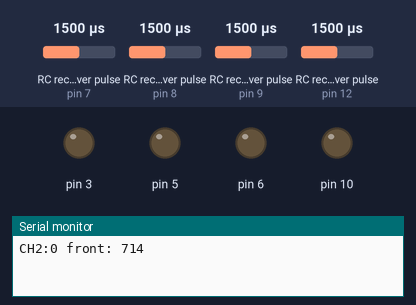
Recording of a sketch running on a simulated Arduino Uno, built with avr-gcc and run on an emulated ATmega328P. On the bench: output pins drawn as LEDs (lit = HIGH), the last lines printed to the serial monitor. Wiring (inferred from the names in the program): 4 × RC receiver channel: data pin 7 / data pin 8 / data pin 9 / data pin 12. Inputs (shaded band) come from the test bench; at power-on: RC receiver pulse (sensors on pin 9, pin 7, pin 8, pin 12) 1500 µs.

Above: at 1.2 s.
1.3 s: RC receiver pulse (sensor on pin 9) set to 1588 µs
2.8 s: RC receiver pulse (sensor on pin 9) set to 1607 µs
At 3.5 s:
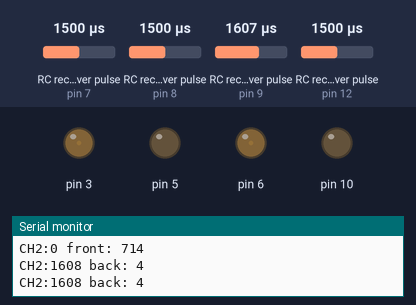
4.7 s: RC receiver pulse (sensor on pin 9) set to 1020 µs
At 6.2 s:
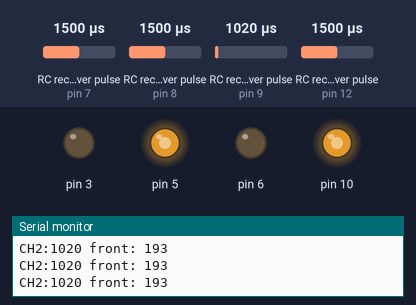
6.5 s: RC receiver pulse (sensor on pin 9) set to 1250 µs
At 7.8 s:
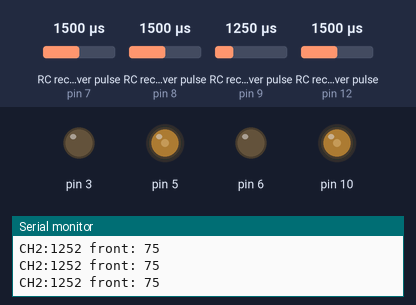
8.3 s: RC receiver pulse (sensor on pin 9) set to 1750 µs
At 9.4 s:
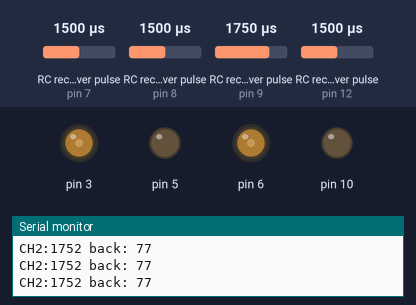
10.1 s: RC receiver pulse (sensor on pin 9) set to 1980 µs
At 10.9 s:
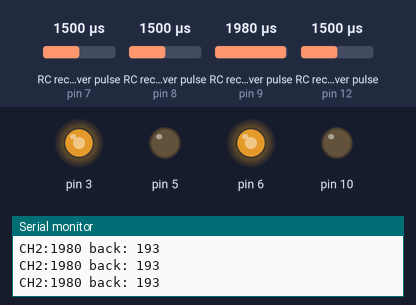
Timing chart, 0 to 14.1 s (numbered marks = the images above; inputs shaded):
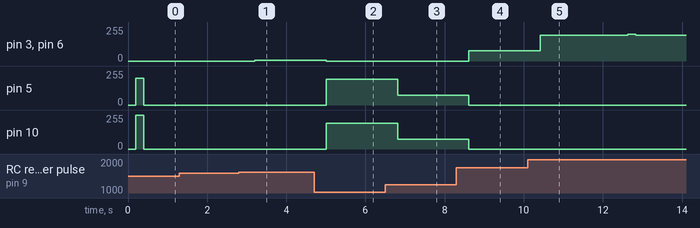

Measured:
- after the input at 1.3 s, every drawn part: stays the same
- after the input at 2.8 s, pin 3, pin 6: 0/255 → 4/255 after 0.40 s
- after the input at 4.7 s, pin 3, pin 6: 4/255 → 0/255 after 0.31 s; pin 5, pin 10: 0/255 → 193/255 after 0.31 s
- after the input at 6.5 s, pin 5, pin 10: 193/255 → 75/255 after 0.31 s
- after the input at 8.3 s, pin 3, pin 6: 0/255 → 77/255 after 0.32 s; pin 5, pin 10: 75/255 → 0/255 after 0.32 s
- after the input at 10.1 s, pin 3, pin 6: 77/255 → 193/255 after 0.32 s, → 199/255 2.2 s later, → 193/255 0.20 s later

The sketch:

wheels.ino
```cpp
    #include <EnableInterrupt.h>

    #define SERIAL_PORT_SPEED 9600
    #define RC_NUM_CHANNELS  4

    #define RC_CH1  0
    #define RC_CH2  1
    #define RC_CH3  2
    #define RC_CH4  3

    #define RC_CH1_PIN  12
    #define RC_CH2_PIN  9
    #define RC_CH3_PIN  8
    #define RC_CH4_PIN  7

    uint16_t rc_values[RC_NUM_CHANNELS];
    uint32_t rc_start[RC_NUM_CHANNELS];
    volatile uint16_t rc_shared[RC_NUM_CHANNELS];

    void rc_read_values() {
      noInterrupts();
      memcpy(rc_values, (const void *)rc_shared, sizeof(rc_shared));
      interrupts();
    }

    void calc_input(uint8_t channel, uint8_t input_pin) {
      if (digitalRead(input_pin) == HIGH) {
        rc_start[channel] = micros();
      } else {
        uint16_t rc_compare = (uint16_t)(micros() - rc_start[channel]);
        rc_shared[channel] = rc_compare;
      }
    }

    void calc_ch1() {
      calc_input(RC_CH1, RC_CH1_PIN);
    }
    void calc_ch2() {
      calc_input(RC_CH2, RC_CH2_PIN);
    }
    void calc_ch3() {
      calc_input(RC_CH3, RC_CH3_PIN);
    }
    void calc_ch4() {
      calc_input(RC_CH4, RC_CH4_PIN);
    }

    void setup() {
      Serial.begin(SERIAL_PORT_SPEED);

      pinMode(RC_CH1_PIN, INPUT); //side wheel
      pinMode(RC_CH2_PIN, INPUT); //trigger
      pinMode(RC_CH3_PIN, INPUT); // side knob
      pinMode(RC_CH4_PIN, INPUT); //bottom button

      enableInterrupt(RC_CH1_PIN, calc_ch1, CHANGE);
      enableInterrupt(RC_CH2_PIN, calc_ch2, CHANGE);
      enableInterrupt(RC_CH3_PIN, calc_ch3, CHANGE);
      enableInterrupt(RC_CH4_PIN, calc_ch4, CHANGE);

      pinMode(3, OUTPUT);
      pinMode(5, OUTPUT);
      pinMode(6, OUTPUT);
      pinMode(10, OUTPUT);
    }

    void loop() {
      rc_read_values();

      //  Serial.print("CH1:"); Serial.print(rc_values[RC_CH1]); Serial.print("\t");
      //  Serial.print("CH2:"); Serial.print(rc_values[RC_CH2]); Serial.print("\t");
      //  Serial.print("CH3:"); Serial.print(rc_values[RC_CH3]); Serial.print("\t");
      //  Serial.print("CH4:"); Serial.println(rc_values[RC_CH4]);

      delay(200);

      // robot moving forward and in reverse using Hobby RC controller
      if (rc_values[RC_CH2] > 1600) {
        forward(map(rc_values[RC_CH2], 1600, 2100, 0, 255));
      }
      else if (rc_values[RC_CH2] < 1400) reverse(map(rc_values[RC_CH2], 1400, 900, 0, 255));

      // robot moving right and left using Hobby RC controller

      else if (rc_values[RC_CH1] > 1600) right(map(rc_values[RC_CH1], 1600, 2100, 0, 255));
      else if (rc_values[RC_CH1] < 1400) left (map(rc_values[RC_CH1], 1400, 900, 0, 255));
      else stop();


    }

    void reverse(int speed) {
      Serial.print("CH2:"); Serial.print(rc_values[RC_CH2]);
      Serial.print(" front: "); Serial.println(speed);
      analogWrite(3, 0);
      analogWrite(5, speed);
      analogWrite(6, 0);
      analogWrite(10, speed);

    }

    void forward(int speed) {
      Serial.print("CH2:"); Serial.print(rc_values[RC_CH2]);
      Serial.print(" back: "); Serial.println(speed);
      analogWrite(3, speed);
      analogWrite(5, 0);
      analogWrite(6, speed);
      analogWrite(10, 0);

    }

    void right(int speed) {
      Serial.print("CH1:"); Serial.print(rc_values[RC_CH1]);
      Serial.print(" right: "); Serial.println(speed);
      analogWrite(3, 0);
      analogWrite(5, speed);
      analogWrite(6, speed);
      analogWrite(10, 0);

    }

    void left(int speed) {
      Serial.print("CH1:"); Serial.print(rc_values[RC_CH1]);
      Serial.print(" left: "); Serial.println(speed);
      analogWrite(3, speed);
      analogWrite(5, 0);
      analogWrite(6, 0);
      analogWrite(10, speed);

    }


    void stop() {
      analogWrite(3, 0);
      analogWrite(5, 0);
      analogWrite(6, 0);
      analogWrite(10, 0);
    }
```
